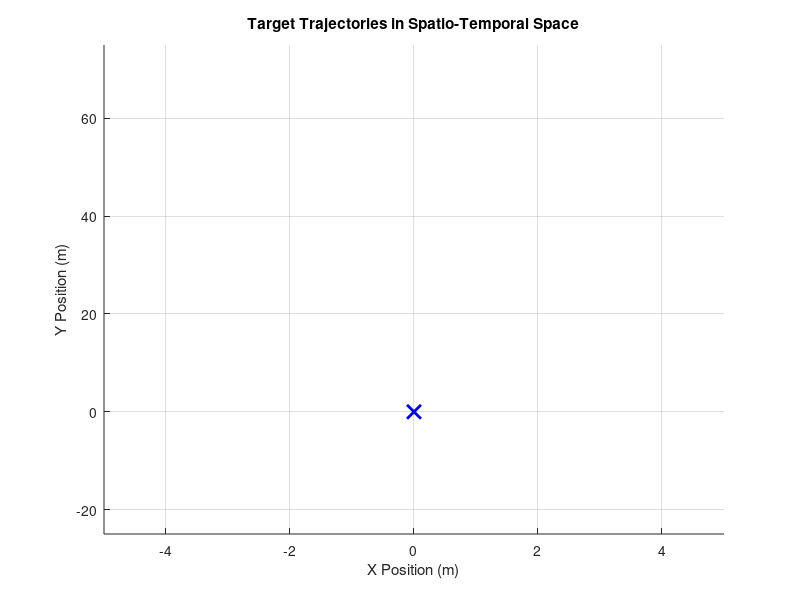

The MATLAB script that drew this image: (Note: this script raises an error after producing the figure.)
% 13/4/26 Victor Emmanuel Meimaris: Created main.m script to recreate the results from 
% "Phase-coded FMCW Laser Headlamp for Integrated Sensing, Communication, and Illumination"
% This function handles setting the real parameters and plotting the results using the paper's methods.


%------------Notes----------


clc;
clear;
tic;
% ----------Assumptions-----
% 1)The FOV of the Camera is 360, if not, a simple if loop does not take into account
% the echos created by a car outside the FOV.
%
% 2) SNR is taken as an average for all cars, in reality the SNR is better
% on closer cars than on ones which are further.
%
% 3) The interferences are simulated as random each iteration since the
% phase coding even in the real world makes those signals random each time
% iteration, since the interferences seem random, the thetas from the camera
% each iteration are also random. Hence why in this code, the real thetas
% of the cars will be used and random ones will be assigned to the ghost
% cars. In reality the theta is calculated based on the number of chirps
% and which chirp was used when sending the signal, that chirp has a
% specific theta which is assigned to the signal, knowing the indices of
% the RND, after the CA-CFAR, the thetas are assigned to each range. But in
% the real world a filter is used to fix the theta. This could be simulated
% as well but it would take too much time and the results would be
% identical.



% Initial Parameters as used in the paper.

t_end = 3; % Ending time of sim in seconds
dt_global = 0.01; % Global time interval
c = 299702547; % Speed of light in air in m/s
fc = 193.4e12; % Laser/Carrier Frequency fc = 193.4 Thz
B = 10e9; % Chirp Bandwidth B = 10Ghz
T_chirp = 10e-6; % Chirp Period T = 10μs
Rb = 1e9; % Data rate Rb = 1Gbps
fs = 4* Rb; % NOT ->This enough sampling frequency and it is explained why in the generation of the beat signal
N = fs * T_chirp; % Number of samples
m_slope = B / T_chirp; % slope μ
M = 256; % Number of chirps per frame


% Simulation clocks
t_global = 0 :dt_global: t_end; % Global clock for the kinematic calculations of x(t), y(t), R(t), theta(t) and Ur(t).dt = 0.1s is enough for the speeds used by cars.
t_chirp = (0:N-1)/fs; % Chirp clock propagating the signals, t[n] = nTsample where ne[0,N-1]

% --------------Real world parameters for the simulation--------------

SNR = -14; % Signal to noise ratio for simulating noise
num_interf = 10; % Number of vehicles that interfere with the signal

% CA-CFAR variables
if SNR <= -19 % This one I will test in combination with the hough transform, maybe it wont be needed, because it takes double the time
    guard_size = [8 4];
    training_size = [16 8];
    pfa = 1e-3;
else
    guard_size = [4 2];
    training_size = [8 4];
    pfa = 1e-4; % I can add another elseif with the same sizes but stricter pfa for higher snrs, but i want to test the hough transform
end


% The number of elements in the targets indicates the number of cars and the
% index of each car must be the same for every matrix!

x0 = [-3.5, 0]; % Target starting position x0 in meters.
y0 = [5, 30]; % Target starting position y0 in meters.

ux0 = [0, 0]; % Target starting velocity on x in m/s
uy0 = [-27.78, 13.89]; % Target starting velocity on y in m/s

a_x = [0, 0]; % Target accelaration on x in m/s^2.
a_y = [-2.5, 0]; % Target accelaration on y in m/s^2.

% Vehicles

% If you want to add a basic trajectory vehicle just add to the
% above matrices, else write down your own x2...xn, ...yn, concatenate
% them to x and y, calculate ux and uy,(either manually, or with gradient
% which is not reccomended because it doesnt give accurate results)
% concantanate the results to the ux and uy matrices as well and you are good to go

% Cars with basic trajectiories using the above matrices
x = x0 + ux0 .* t_global' + 1/2 * a_x .* t_global'.^2;
y = y0 + uy0 .* t_global' + 1/2 * a_y .* t_global'.^2;

% Cars with complex trajectories like an overtake
x1 = 0 - 1/2 * 3.5 * cos(pi * t_global'/(t_end * 2)) .*t_global'.^2;
y1 = -15 + 3 * t_global' + 1/2 * 4 * sin(pi * t_global'/(t_end * 2)) .*t_global'.^2;

% Concatenating basic trajectories and complex to the matrices x and y
x = [x, x1];
y = [y, y1];

% Calculation of given camera angle theta at that time for each vehicle
theta = atan2d(y, x);

% Cartesian speed, manual derivatives for less error
ux = ux0 + a_x.* t_global';
uy = uy0 + a_y.* t_global';

% This was painfull...
ux1 = -1.75 .* (2 .* t_global' .* cos(pi * t_global'/6) - (pi/6) .* (t_global'.^2) .* sin(pi * t_global'/6));
uy1 = 3 + (pi/3) .* cos(pi * t_global'/6) .* (t_global'.^2) + 4 .* t_global' .* sin(pi * t_global'/6);

ux = [ux, ux1];
uy = [uy, uy1];

% Range from the ego car
R = sqrt(x.^2 + y.^2);
tau = 2 * R ./ c; % Signal propagation delay

% Doppler frequency calculation using the radial speed
ur = (x .* ux + y .* uy) ./ R;
fD = 2 * ur * fc / c;

% needed for HT
point_cloud = [];
tracks = {};
track_detection_rate = 5 * dt_global; % every this many seconds send our data for
                            % track detection, be careful when changing
                            % this since the algorithm inputs have been
                            % tweaked to work for this exact value (due the
                            % limited number of points)
input_data = []; % storing the input data to plot later

% Now every variable is calculated and the loop starts, the loop simulates
% each time interval to use the real world information and simulate the
% system

% displaying the trajectory data in real time
figure('Name', '3D Track Mapping');
hold on; grid on;
xlabel('X Position (m)'); ylabel('Y Position (m)'); zlabel('Time (s)');
title('Target Trajectories in Spatio-Temporal Space');
xlim([-5 5]);
ylim([-25 75]);
plot(0, 0, 'bx', 'MarkerSize', 10, 'LineWidth', 2, 'DisplayName', 'ego car');
drawnow; % forces figure to update (matlab only draws at the end when doing heavy processing)

for i = 1:length(t_global)
    % A beat signal array needs to be generated using the variables, it is the result
    % of the noisy echos as well as interference from other car echos mixed
    % with the original signal. Once the beat_signal matrix is generated, a Group Delay Filter
    % needs to be applied. This cancels the phase coding, restoring the linear frequency
    % modulation (LFM) structure and improving range-Doppler estimation accuracy

    % Once the beat_signal matrix is generated, a Group Delay Filter needs to be
    % applied. This cancels the phase coding, restoring the linear frequency
    % modulation (LFM) structure and improving range-Doppler estimation accuracy
    
    signal = generate_signal(t_chirp, M, m_slope, T_chirp, Rb, fs, N, fc, SNR, num_interf, fD(i, :), tau(i, :));

    % Extracting coordinates using the decouple_signal function which uses
    % the signal with 2D fast fourier transform and then ca-cfar to
    % extract the range, then the assigned thetas as well as random ones on
    % the ghosts are assigned and physical coordinates x, y are extracted
    % in the form of 2 collumns [x y].

    %tic;
    coordinates = decouple_signal(M, N, T_chirp, signal, fs, c, B, guard_size, training_size, pfa, theta(i,:), R(i,:));
    %elapsedTime = toc;
    
    % The coordinates plus the time are passed to the hough
    % transform which evaluates if some signals, are ghost, or real.
    
    time = t_global(i) .* ones(size(coordinates, 1), 1);
    detected_points = [coordinates time];
    
    input_data = [input_data; detected_points];
    
    point_cloud = [point_cloud; detected_points];
    
    disp(t_global(i));
    
    if mod(t_global(i),track_detection_rate) ~= 0 || t_global(i) == 0; continue; end
    
    % M being only 2 makes the algorithm very susceptible to noise, however,
    % if you go in hough_unit_tests.m and increase the frame rate for this
    % same scenario you can see that clutter isn't a problem
    
    % since the loop takes a while to run we've saved the results from a run
    % under poc_data/
    
    tracks = MHT_Track_Detection(...
        point_cloud, ...
        'tracks', tracks, ...
        'window_length', 0.5, ...
        'num_of_peaks', 20, ...
        'minimum_common_points', 4, ...
        'gap', 0.5 ...
    );

    for j = 1:length(tracks)
        pts_x = tracks{j}.points(:,1);
        pts_y = tracks{j}.points(:,2);
        pts_t = tracks{j}.points(:,3);

        plot3(pts_x, pts_y, pts_t, 'LineWidth', 2);
    end
    
    scatter3(point_cloud(:,1),point_cloud(:,2),point_cloud(:,3),'LineWidth',2);
    
    drawnow; % forces figure to update

    point_cloud = []; % cleaning the point_cloud "buffer"
end
total_elapsed_time = toc;

hold off;

% % Plot test 
% final_spectrum = abs(fftshift(fft(signal(:, 256)), 1));
% 
% % Plotting
% f_axis = linspace(-fs/2, fs/2 - fs/N, N);
% figure;
% plot(f_axis/1e6, final_spectrum);
% xlabel('Frequency (MHz)'); ylabel('Magnitude'); title('Range Peaks After GDF + Decoding'); 
